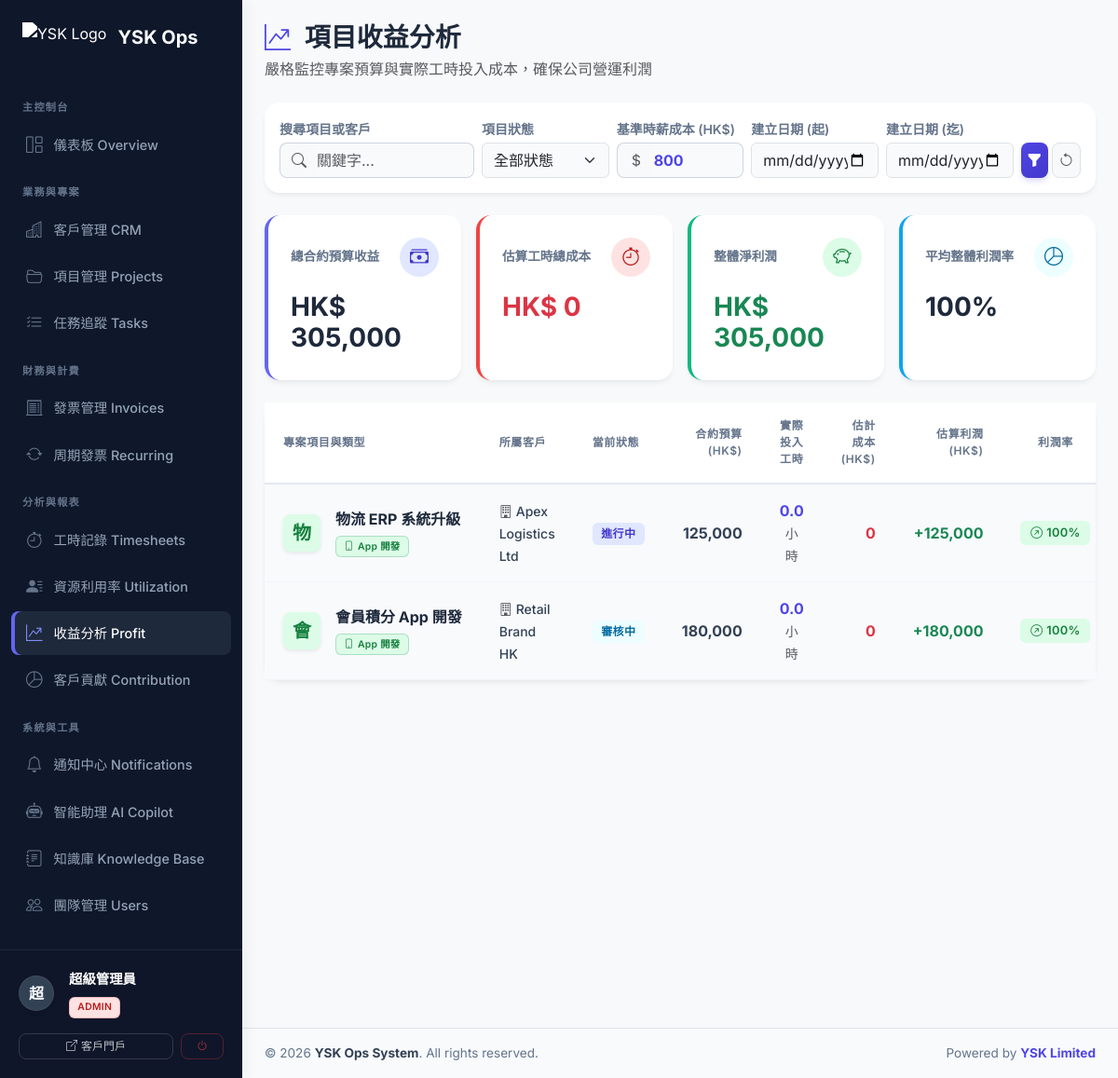
The app's page /profit_analysis.php (signed in) with its own data.
### tables this page shows
CREATE TABLE projects (
    id INT AUTO_INCREMENT PRIMARY KEY,
    client_id INT NOT NULL,
    title VARCHAR(200) NOT NULL,
    description TEXT,
    service_type ENUM('ai_automation', 'app_development', 'cloud_security', 'web3_blockchain', 'other') NOT NULL,
    status ENUM('planning', 'in_progress', 'review', 'completed', 'on_hold', 'cancelled') DEFAULT 'planning',
    start_date DATE,
    end_date DATE,
    budget DECIMAL(12,2) DEFAULT 0,
    progress_percent INT DEFAULT 0 CHECK (progress_percent BETWEEN 0 AND 100),
    assigned_pm_id INT,
    created_by INT,
    created_at TIMESTAMP DEFAULT CURRENT_TIMESTAMP,
    updated_at TIMESTAMP DEFAULT CURRENT_TIMESTAMP ON UPDATE CURRENT_TIMESTAMP,
    FOREIGN KEY (client_id) REFERENCES clients(id) ON DELETE CASCADE,
    FOREIGN KEY (assigned_pm_id) REFERENCES users(id) ON DELETE SET NULL,
    FOREIGN KEY (created_by) REFERENCES users(id) ON DELETE SET NULL,
    FULLTEXT KEY ft_projects (title, description)
);

CREATE TABLE clients (
    id INT AUTO_INCREMENT PRIMARY KEY,
    username VARCHAR(50) UNIQUE,
    password_hash VARCHAR(255),
    company_name VARCHAR(150) NOT NULL,
    contact_person VARCHAR(100),
    email VARCHAR(100),
    phone VARCHAR(20),
    address TEXT,
    notes TEXT,
    status ENUM('active', 'inactive', 'lead') DEFAULT 'active',
    created_at TIMESTAMP DEFAULT CURRENT_TIMESTAMP,
    updated_at TIMESTAMP DEFAULT CURRENT_TIMESTAMP ON UPDATE CURRENT_TIMESTAMP,
    FULLTEXT KEY ft_clients (company_name, contact_person, email, notes)
);

### profit_analysis.php (the view, shortened to what the rows shown need)
<?php
require_once 'includes/db.php';
$page = max(1, (int)($_GET['page'] ?? 1));
$per_page = 15;
$offset = ($page - 1) * $per_page;
$hourly_rate = isset($_GET['hourly_rate']) && $_GET['hourly_rate'] !== '' ? (float)$_GET['hourly_rate'] : 800;
$hourly_rate_safe = (float)$hourly_rate;
$where_clauses = ["1=1"];
$params = [];
$where_sql = implode(" AND ", $where_clauses);
$sql = "SELECT p.*, c.company_name,
               (SELECT COALESCE(SUM(hours), 0) FROM timesheets WHERE project_id = p.id) as total_hours,
               (SELECT COALESCE(SUM(hours * $hourly_rate_safe), 0) FROM timesheets WHERE project_id = p.id) as estimated_cost
        FROM projects p
        LEFT JOIN clients c ON p.client_id = c.id
        WHERE $where_sql
        ORDER BY CASE p.status WHEN 'in_progress' THEN 1 WHEN 'planning' THEN 2 WHEN 'review' THEN 3 ELSE 4 END, p.updated_at DESC
        LIMIT $per_page OFFSET $offset";
$projects = db_fetch_all($sql, $params);
$status_options = [
    'planning' => ['label' => '規劃中', 'color' => 'secondary'],
    'in_progress' => ['label' => '進行中', 'color' => 'primary'],
    'review' => ['label' => '審核中', 'color' => 'info'],
    'completed' => ['label' => '已完成', 'color' => 'success'],
    'on_hold' => ['label' => '暫停', 'color' => 'warning'],
    'cancelled' => ['label' => '已取消', 'color' => 'danger']
];
$service_options = [
    'ai_automation' => ['label' => 'AI 自動化', 'color' => 'primary', 'icon' => 'bi-robot'],
    'app_development' => ['label' => 'App 開發', 'color' => 'success', 'icon' => 'bi-phone'],
    'cloud_security' => ['label' => '雲端安全', 'color' => 'info', 'icon' => 'bi-cloud-shield'],
    'web3_blockchain' => ['label' => 'Web3 區塊鏈', 'color' => 'warning', 'icon' => 'bi-link-45deg'],
    'other' => ['label' => '其他服務', 'color' => 'secondary', 'icon' => 'bi-box']
];
?>
<?php include 'includes/header.php'; ?>
<div class="d-flex align-items-stretch" style="min-height: 100vh; width: 100%;">
    <div class="flex-grow-1 d-flex flex-column" style="background-color: #f8f9fa; min-width: 0;">
        <div class="p-3 p-md-4 flex-grow-1">
            <div class="d-flex justify-content-between align-items-center mb-4">
                <div class="d-flex align-items-center">
                    <div>
                        <h2 class="h3 fw-bold mb-1 text-slate-800">
                            <i class="bi bi-graph-up-arrow me-2 text-primary"></i> 項目收益分析
                        </h2>
                    </div>
                </div>
            </div>
            <div class="card border-0 shadow-sm mb-4">
                <div class="card-body p-0">
                    <div class="table-responsive">
                        <table class="table table-hover align-middle mb-0">
                            <thead class="bg-light text-slate-600">
                                <tr>
                                    <th class="ps-4 py-3">專案項目與類型</th>
                                    <th class="py-3">所屬客戶</th>
                                    <th class="py-3">當前狀態</th>
                                    <th class="text-end py-3">合約預算 (HK$)</th>
                                    <th class="text-center py-3">實際投入工時</th>
                                    <th class="text-end py-3">估計成本 (HK$)</th>
                                    <th class="text-end py-3">估算利潤 (HK$)</th>
                                    <th class="text-center pe-4 py-3">利潤率</th>
                                </tr>
                            </thead>
                            <tbody class="border-top-0">
                                <?php foreach ($projects as $p):
                                    $profit = $p['budget'] - $p['estimated_cost'];
                                    $profit_rate = $p['budget'] > 0 ? round(($profit / $p['budget']) * 100, 1) : 0;
                                    if ($profit_rate >= 40) {
                                        $rate_color = 'success'; $rate_icon = 'bi-arrow-up-right-circle';
                                    } elseif ($profit_rate >= 15) {
                                        $rate_color = 'primary'; $rate_icon = 'bi-dash-circle';
                                    } elseif ($profit_rate >= 0) {
                                        $rate_color = 'warning'; $rate_icon = 'bi-exclamation-circle';
                                    } else {
                                        $rate_color = 'danger'; $rate_icon = 'bi-arrow-down-right-circle';
                                    }
                                    $avatar_char = mb_substr($p['title'] ?? 'P', 0, 1, 'UTF-8');
                                    $stat_info = $status_options[$p['status']] ?? ['label' => $p['status'], 'color' => 'secondary'];
                                    $svc_info = $service_options[$p['service_type']] ?? $service_options['other'];
                                ?>
                                <tr>
                                    <td class="ps-4">
                                        <div class="d-flex align-items-center">
                                            <div class="bg-<?= $svc_info['color'] ?> bg-opacity-10 text-<?= $svc_info['color'] ?> rounded-3 d-flex align-items-center justify-content-center me-3 shadow-sm" style="width: 40px; height: 40px;">
                                                <span class="fw-bold fs-5"><?= htmlspecialchars($avatar_char) ?></span>
                                            </div>
                                            <div>
                                                <div class="fw-bold text-slate-800 text-truncate" style="max-width: 220px;" title="<?= htmlspecialchars($p['title']) ?>"><?= htmlspecialchars($p['title'] ?? '') ?></div>
                                                <div class="small mt-1"><span class="badge bg-<?= $svc_info['color'] ?> bg-opacity-10 text-<?= $svc_info['color'] ?> border border-<?= $svc_info['color'] ?> border-opacity-25" style="font-size: 0.65rem; padding: 2px 6px;"><i class="bi <?= $svc_info['icon'] ?> me-1"></i><?= $svc_info['label'] ?></span></div>
                                            </div>
                                        </div>
                                    </td>
                                    <td>
                                        <span class="text-slate-700 fw-medium small"><i class="bi bi-building me-1 text-muted"></i><?= htmlspecialchars($p['company_name'] ?? '已刪除客戶') ?></span>
                                    </td>
                                    <td>
                                        <span class="badge bg-<?= $stat_info['color'] ?> bg-opacity-10 text-<?= $stat_info['color'] ?> px-2 py-1">
                                            <?= $stat_info['label'] ?>
                                        </span>
                                    </td>
                                    <td class="text-end fw-bold text-slate-700">
                                        <?= number_format($p['budget'] ?? 0, 0) ?>
                                    </td>
                                    <td class="text-center">
                                        <div class="fw-bold text-indigo fs-6"><?= number_format($p['total_hours'], 1) ?> <span class="text-muted small fw-normal">小時</span></div>
                                    </td>
                                    <td class="text-end text-danger fw-bold">
                                        <?= number_format($p['estimated_cost'], 0) ?>
                                    </td>
                                    <td class="text-end fw-bold fs-6 <?= $profit >= 0 ? 'text-success' : 'text-danger' ?>">
                                        <?= $profit > 0 ? '+' : '' ?><?= number_format($profit, 0) ?>
                                    </td>
                                    <td class="text-center pe-4">
                                        <span class="badge bg-<?= $rate_color ?> bg-opacity-10 text-<?= $rate_color ?> px-2 py-1" style="min-width: 75px; font-size: 0.8rem;">
                                            <i class="bi <?= $rate_icon ?> me-1"></i><?= $profit_rate ?>%
                                        </span>
                                    </td>
                                </tr>
                                <?php endforeach; ?>
                            </tbody>
                        </table>
                    </div>
                </div>
            </div>
        <?php include 'includes/footer.php'; ?>

### records on screen
projects: title "物", title "物流 ERP 系統升級", service_type "App 開發", client.company_name "Apex Logistics Ltd", status "進行中", budget "125,000", total_hours "0.0", estimated_cost "0", profit "125,000", profit_rate "100"
projects: title "會", title "會員積分 App 開發", service_type "App 開發", client.company_name "Retail Brand HK", status "審核中", budget "180,000", total_hours "0.0", estimated_cost "0", profit "180,000", profit_rate "100"

### other values on screen
$avatar_char "超"
$user_name "超級管理員"
$user_role "ADMIN"
$total_revenue "305,000"
$total_cost "0"
$total_profit "305,000"
$avg_profit_rate "100"
